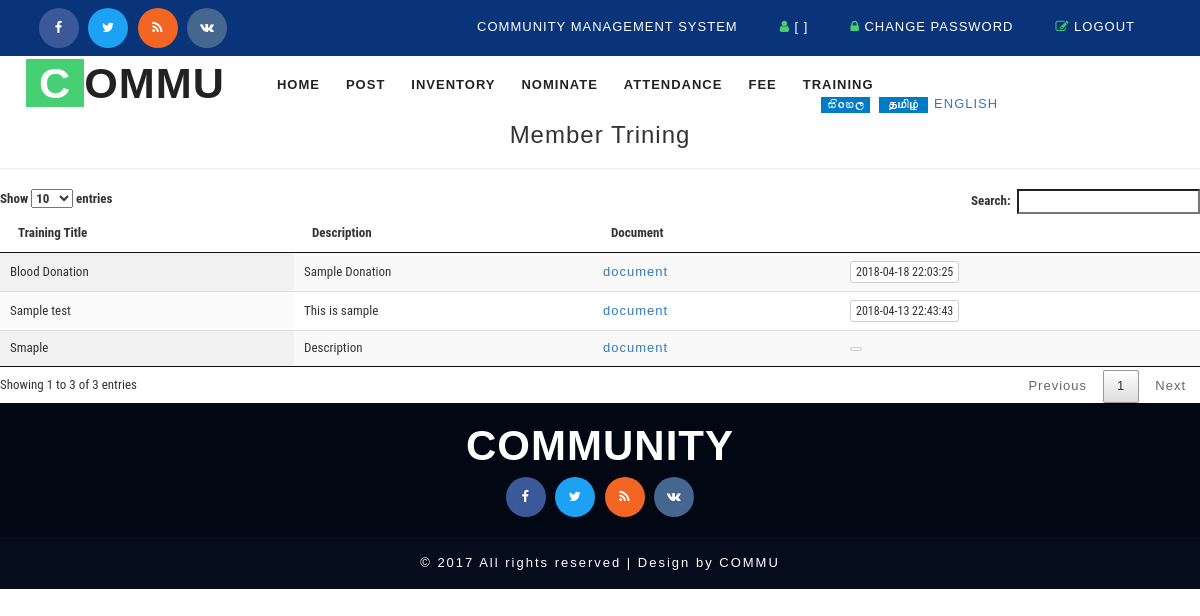
Page /member_training.php on the earlier database version.
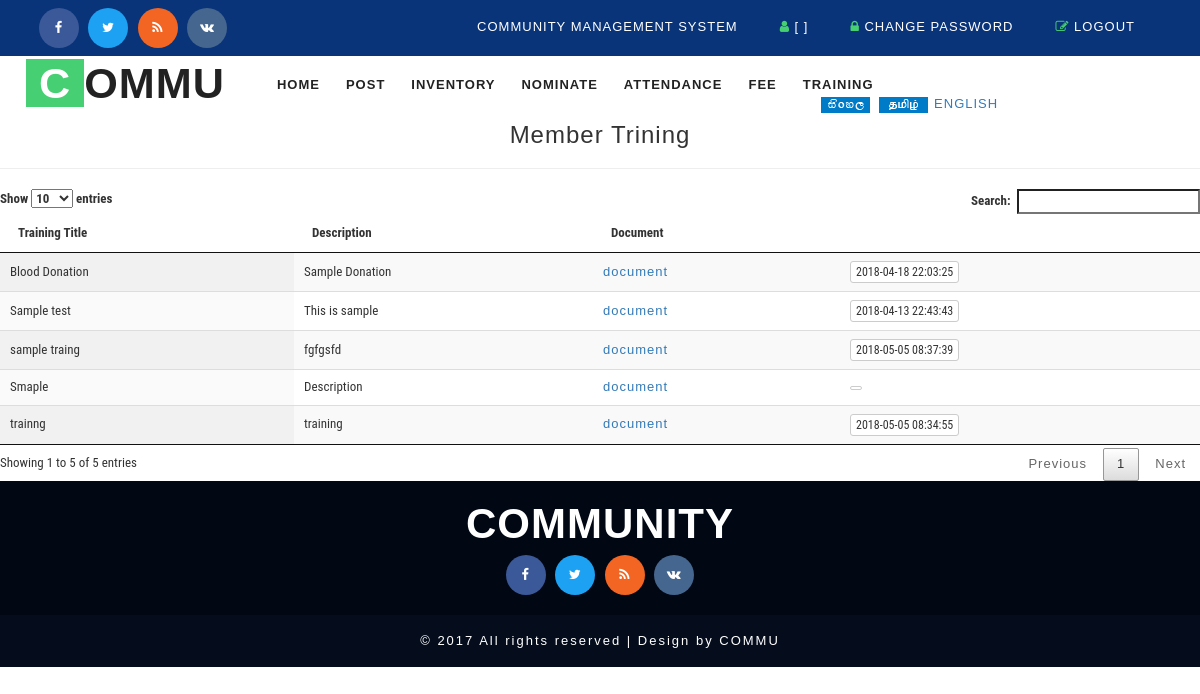
Same page on the later database version.
### tables this page shows
CREATE TABLE `cms_training` (
  `id` int(5) NOT NULL AUTO_INCREMENT,
  `title` varchar(100) DEFAULT NULL,
  `description` text,
  `document` varchar(200) DEFAULT NULL,
  `status` varchar(10) DEFAULT 'ACTIVE',
  `created_datetime` timestamp NULL DEFAULT CURRENT_TIMESTAMP,
  PRIMARY KEY (`id`)
);

### model/DB.php (called while the page is built, shortened)
<?php
function getDBConnection() {
    $servername = "localhost";
    $username = "root";
    $password = "123";
    $db = "cmsdb";
    $conn = mysqli_connect($servername, $username, $password, $db);
    if (!$conn) {
        die("Connection failed: " . mysqli_connect_error());
    } else {
        return $conn;
    }
}
function getData($sql) {
    $conn = getDBConnection();
    $result = mysqli_query($conn, $sql);
    if (mysqli_num_rows($result) > 0) {
        return $result;
    } else {
        return FALSE;
    }
}
?>

### member_training.php (the view, shortened to what this page needs)
<?php session_start();
 include './model/DB.php';
?>
<!DOCTYPE html>
<html lang="en">
    <head>
        <?php include_once './basecss.php'; ?>
    </head>
    <body>
        <div class="header">
            <div class="w3layouts_header_right">
                <div class="agileits-social top_content">
                    <ul>
                        <li><a href="#"><i class="fa fa-facebook"></i></a></li>
                        <li><a href="#"><i class="fa fa-twitter"></i></a></li>
                        <li><a href="#"><i class="fa fa-rss"></i></a></li>
                        <li><a href="#"><i class="fa fa-vk"></i></a></li>
                    </ul>
                </div>
            </div>
            <div class="w3layouts_header_left">
                <?php include './_top.php'; ?>
            </div>
            <div class="clearfix"> </div>
        </div>
        <div class="banner">
            <nav class="navbar navbar-default">
                <div class="navbar-header navbar-left">
                    <h1><a class="navbar-brand" href="index.html"><span>C</span>OMMU</a></h1>
                </div>
                <div class="collapse navbar-collapse navbar-right" id="bs-example-navbar-collapse-1">
                    <?php include './_menu_member.php';?>
                </div>
                <div class="w3_agile_search">
                                      <?php include './_search.php';?>
                </div>
            </nav>
        </div>
  <div class="row">
            <div class="col-md-12">
                <h3 style="text-align: center">Member Trining</h3>
                   <hr>
            </div>
        </div>
        <div class="row">
            <div class="col-md-12">
                <table id="example" class="display" cellspacing="0" width="100%">
                    <thead>
                        <tr>
                            <th>Training Title</th>
                            <th>Description</th>
                            <th>Document</th>
                            <th></th>
                        </tr>
                    </thead>
                    <tbody>
                        <?php
                        $sql = " SELECT * FROM cms_training ";
                        $resultx = getData($sql);
                        if ($resultx != FALSE) {
                            while ($row = mysqli_fetch_assoc($resultx)) {
                                ?>
                                <tr>
                                    <td><?= $row['title']; ?></td>
                                    <td><?= $row['description']; ?></td>
                                    <td><a href="uploads/<?= $row['document']; ?>" target="_blank">document</a></td>
                                    <td>
                                    <button type="button" class="btn btn-default btn-xs"><?= $row['created_datetime']; ?></button>
                                    </td>
                                </tr>
                                <?php
                            }
                        }
                        ?>
                    </tbody>
                </table>
            </div>
        </div>
        <?php include './_footer.php'; ?>
    </body>
</html>

Differences in the rows shown:
added cms_training: title "trainng", description "training", created_datetime "2018-05-05 08:34:55"
added cms_training: title "sample traing", description "fgfgsfd", created_datetime "2018-05-05 08:37:39"
Other differences:
text written by a page script: "Show entries Search: Showing 1 to 3 of 3 entries Previous 1 Next" → "Show entries Search: Showing 1 to 5 of 5 entries Previous 1 Next"
